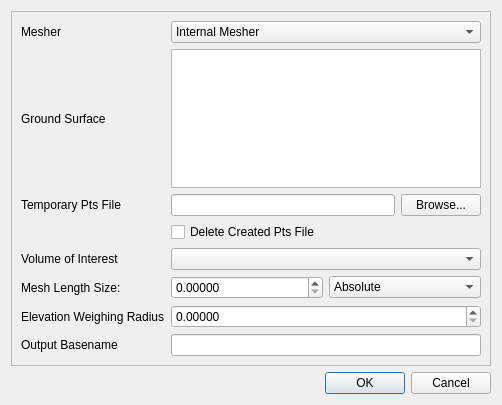
<?xml version="1.0" encoding="UTF-8"?>
<ui version="4.0">
 <class>qtCMBSceneMesherDialog</class>
 <widget class="QDialog" name="qtCMBSceneMesherDialog">
  <property name="geometry">
   <rect>
    <x>0</x>
    <y>0</y>
    <width>502</width>
    <height>405</height>
   </rect>
  </property>
  <property name="windowTitle">
   <string>Meshing Dialog</string>
  </property>
  <layout class="QGridLayout">
   <item row="0" column="0">
    <widget class="QFrame" name="frame">
     <property name="frameShape">
      <enum>QFrame::StyledPanel</enum>
     </property>
     <property name="frameShadow">
      <enum>QFrame::Raised</enum>
     </property>
     <layout class="QGridLayout">
      <item row="0" column="0">
       <widget class="QLabel" name="label">
        <property name="sizePolicy">
         <sizepolicy hsizetype="Ignored" vsizetype="Preferred">
          <horstretch>0</horstretch>
          <verstretch>0</verstretch>
         </sizepolicy>
        </property>
        <property name="text">
         <string>Mesher</string>
        </property>
       </widget>
      </item>
      <item row="0" column="1" colspan="2">
       <widget class="QComboBox" name="Mesher">
        <item>
         <property name="text">
          <string>Internal Mesher</string>
         </property>
        </item>
        <item>
         <property name="text">
          <string>Choose Mesher</string>
         </property>
        </item>
       </widget>
      </item>
      <item row="1" column="0">
       <widget class="QLabel" name="label_5">
        <property name="text">
         <string>Ground Surface</string>
        </property>
       </widget>
      </item>
      <item row="1" column="1" colspan="2">
       <widget class="QListWidget" name="SurfaceList">
        <property name="selectionMode">
         <enum>QAbstractItemView::MultiSelection</enum>
        </property>
       </widget>
      </item>
      <item row="2" column="0">
       <widget class="QLabel" name="label_6">
        <property name="text">
         <string>Temporary Pts File</string>
        </property>
       </widget>
      </item>
      <item row="2" column="1" colspan="2">
       <layout class="QHBoxLayout">
        <item>
         <widget class="QLineEdit" name="TemporaryPtsFileName"/>
        </item>
        <item>
         <widget class="QPushButton" name="BrowseNewPtsFile">
          <property name="text">
           <string>Browse...</string>
          </property>
         </widget>
        </item>
       </layout>
      </item>
      <item row="3" column="1">
       <widget class="QCheckBox" name="DeleteCreatedPtsFile">
        <property name="layoutDirection">
         <enum>Qt::LeftToRight</enum>
        </property>
        <property name="text">
         <string>Delete Created Pts File</string>
        </property>
       </widget>
      </item>
      <item row="4" column="0">
       <widget class="QLabel" name="label_2">
        <property name="sizePolicy">
         <sizepolicy hsizetype="Ignored" vsizetype="Preferred">
          <horstretch>0</horstretch>
          <verstretch>0</verstretch>
         </sizepolicy>
        </property>
        <property name="text">
         <string>Volume of Interest</string>
        </property>
       </widget>
      </item>
      <item row="5" column="0">
       <widget class="QLabel" name="label_3">
        <property name="sizePolicy">
         <sizepolicy hsizetype="Ignored" vsizetype="Preferred">
          <horstretch>0</horstretch>
          <verstretch>0</verstretch>
         </sizepolicy>
        </property>
        <property name="text">
         <string>Mesh Length Size:</string>
        </property>
       </widget>
      </item>
      <item row="5" column="1">
       <widget class="QDoubleSpinBox" name="MeshLength">
        <property name="decimals">
         <number>5</number>
        </property>
        <property name="maximum">
         <double>9999.989999999999782</double>
        </property>
        <property name="singleStep">
         <double>0.001000000000000</double>
        </property>
       </widget>
      </item>
      <item row="6" column="0">
       <widget class="QLabel" name="label_4">
        <property name="sizePolicy">
         <sizepolicy hsizetype="Fixed" vsizetype="Preferred">
          <horstretch>0</horstretch>
          <verstretch>0</verstretch>
         </sizepolicy>
        </property>
        <property name="text">
         <string>Elevation Weighing Radius</string>
        </property>
       </widget>
      </item>
      <item row="6" column="1" colspan="2">
       <widget class="QDoubleSpinBox" name="InterpolatingRadius">
        <property name="toolTip">
         <string>Size of the disk (in the xy plane) relative to mesh length size used to determine elevation of mesh nodes</string>
        </property>
        <property name="decimals">
         <number>5</number>
        </property>
        <property name="maximum">
         <double>9999.989999999999782</double>
        </property>
        <property name="singleStep">
         <double>0.001000000000000</double>
        </property>
       </widget>
      </item>
      <item row="7" column="1">
       <spacer>
        <property name="orientation">
         <enum>Qt::Vertical</enum>
        </property>
        <property name="sizeHint" stdset="0">
         <size>
          <width>20</width>
          <height>40</height>
         </size>
        </property>
       </spacer>
      </item>
      <item row="8" column="0">
       <widget class="QLabel" name="label_7">
        <property name="text">
         <string>Output Basename</string>
        </property>
       </widget>
      </item>
      <item row="8" column="1" colspan="2">
       <widget class="QLineEdit" name="OmicronBaseName"/>
      </item>
      <item row="4" column="1" colspan="2">
       <widget class="QComboBox" name="VOI"/>
      </item>
      <item row="5" column="2">
       <widget class="QComboBox" name="MeshLengthType">
        <property name="toolTip">
         <string>Indicates if the length is an absolute size or a percentage of the smallest non-zero length of the VOI</string>
        </property>
        <item>
         <property name="text">
          <string>Absolute</string>
         </property>
        </item>
        <item>
         <property name="text">
          <string extracomment="Size is based on the VOI minimum non-zero length">Relative</string>
         </property>
        </item>
       </widget>
      </item>
     </layout>
    </widget>
   </item>
   <item row="1" column="0">
    <widget class="QDialogButtonBox" name="buttonBox">
     <property name="orientation">
      <enum>Qt::Horizontal</enum>
     </property>
     <property name="standardButtons">
      <set>QDialogButtonBox::Cancel|QDialogButtonBox::Ok</set>
     </property>
    </widget>
   </item>
  </layout>
 </widget>
 <resources/>
 <connections>
  <connection>
   <sender>buttonBox</sender>
   <signal>accepted()</signal>
   <receiver>qtCMBSceneMesherDialog</receiver>
   <slot>accept()</slot>
   <hints>
    <hint type="sourcelabel">
     <x>248</x>
     <y>254</y>
    </hint>
    <hint type="destinationlabel">
     <x>157</x>
     <y>274</y>
    </hint>
   </hints>
  </connection>
  <connection>
   <sender>buttonBox</sender>
   <signal>rejected()</signal>
   <receiver>qtCMBSceneMesherDialog</receiver>
   <slot>reject()</slot>
   <hints>
    <hint type="sourcelabel">
     <x>316</x>
     <y>260</y>
    </hint>
    <hint type="destinationlabel">
     <x>286</x>
     <y>274</y>
    </hint>
   </hints>
  </connection>
 </connections>
</ui>
